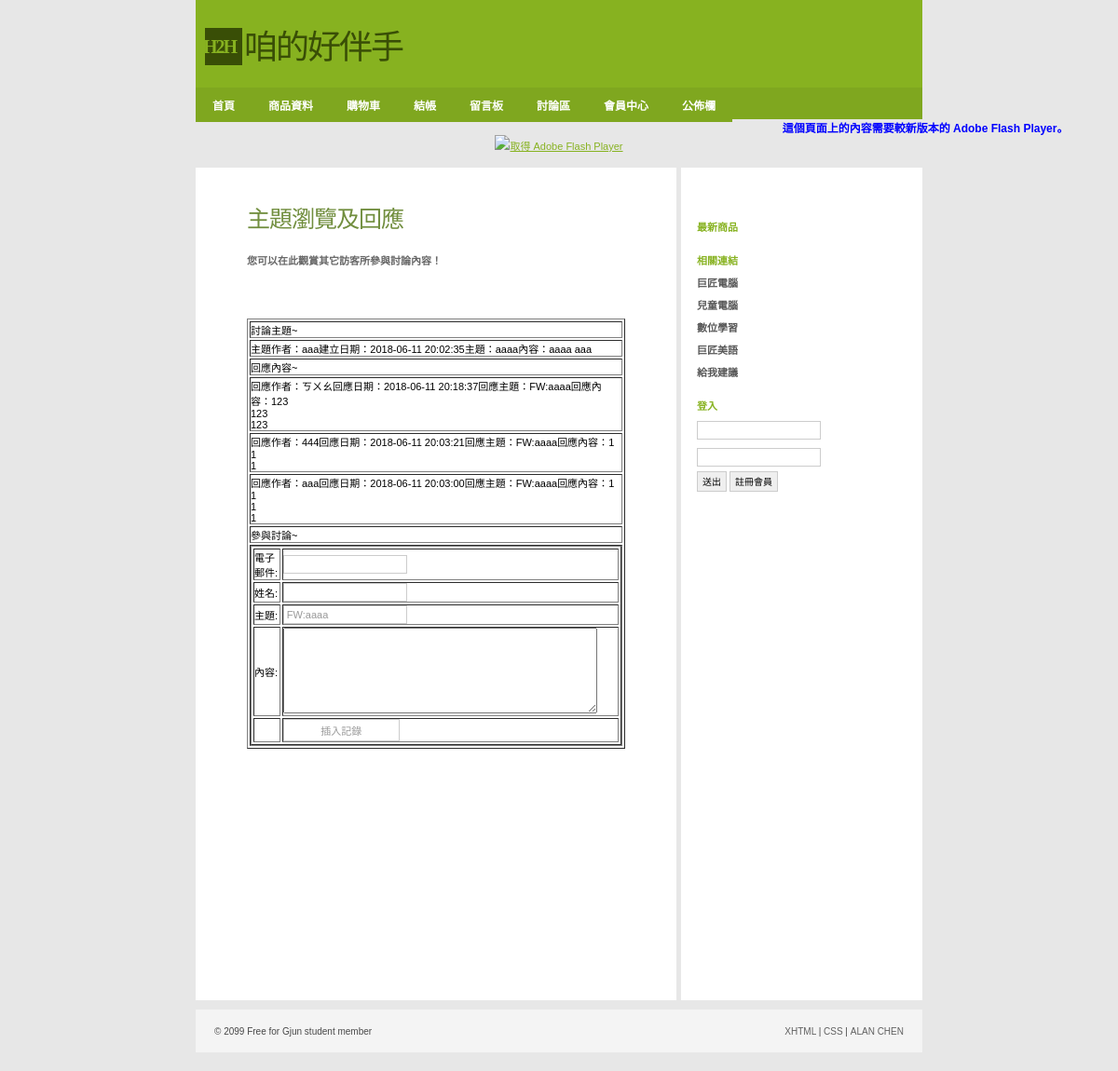
The app's page /php_incomplete/Shop/detailsView.php?titleid=7 with its own data.
### tables this page shows
CREATE TABLE `titles` (
  `titleid` int(11) NOT NULL COMMENT '討論主題編號',
  `email` varchar(100) DEFAULT NULL COMMENT '電子郵件',
  `name` varchar(50) NOT NULL COMMENT '作者姓名',
  `subject` varchar(255) NOT NULL COMMENT '討論主題',
  `memo` text NOT NULL COMMENT '討論內容',
  `createDate` datetime DEFAULT NULL COMMENT '主題討論發起日',
  `lastNewsDate` datetime DEFAULT NULL COMMENT '主題最後討論日',
  `count` int(11) DEFAULT '0' COMMENT '參與討論數量'
);

CREATE TABLE `details` (
  `titleid` int(11) NOT NULL COMMENT '討論主題編號',
  `detailsid` int(11) NOT NULL COMMENT '討論內容編號',
  `email` varchar(100) DEFAULT NULL COMMENT '電子郵件',
  `name` varchar(50) NOT NULL COMMENT '作者姓名',
  `subject` varchar(255) NOT NULL COMMENT '回應主題',
  `memo` text NOT NULL COMMENT '回應內容',
  `newsDate` datetime DEFAULT NULL COMMENT '回應內容建立日'
);

### php_incomplete/Shop/detailsView.php (the view, shortened to what this page needs)
<?php require_once('../Connections/shop.php'); ?>
<?php
if (!function_exists("GetSQLValueString")) {
function GetSQLValueString($theValue, $theType, $theDefinedValue = "", $theNotDefinedValue = "")
{
  $theValue = function_exists("mysql_real_escape_string") ? mysql_real_escape_string($theValue) : mysql_escape_string($theValue);
  switch ($theType) {
    case "long":
    case "int":
      $theValue = ($theValue != "") ? intval($theValue) : "NULL";
      break;
  }
  return $theValue;
}
}
$editFormAction = $_SERVER['PHP_SELF'];
if (isset($_SERVER['QUERY_STRING'])) {
  $editFormAction .= "?" . htmlentities($_SERVER['QUERY_STRING']);
}
$colname_RecordsetTitles = "-1";
if (isset($_GET['titleid'])) {
  $colname_RecordsetTitles = $_GET['titleid'];
}
$query_RecordsetTitles = sprintf("SELECT * FROM titles WHERE titleid = %s", GetSQLValueString($colname_RecordsetTitles, "int"));
$RecordsetTitles = mysql_query($query_RecordsetTitles, $shop) or die(mysql_error());
$row_RecordsetTitles = mysql_fetch_assoc($RecordsetTitles);
$colname_RecordsetDetails = "-1";
if (isset($_GET['titleid'])) {
  $colname_RecordsetDetails = $_GET['titleid'];
}
$query_RecordsetDetails = sprintf("SELECT * FROM details WHERE titleid = %s ORDER BY newsDate DESC", GetSQLValueString($colname_RecordsetDetails, "int"));
$RecordsetDetails = mysql_query($query_RecordsetDetails, $shop) or die(mysql_error());
$row_RecordsetDetails = mysql_fetch_assoc($RecordsetDetails);
$totalRows_RecordsetDetails = mysql_num_rows($RecordsetDetails);
?>
<!DOCTYPE html PUBLIC "-//W3C//DTD XHTML 1.0 Strict//EN"
"http://www.w3.org/TR/xhtml1/DTD/xhtml1-strict.dtd">
<html xmlns="http://www.w3.org/1999/xhtml">
<head>
<link rel="stylesheet" href="../css/styles.css" media="all" type="text/css" />
</head>
<body>
  <div id="header">
      <div class="subContainer">
            <div id="logo">
            <div id="box">H2H</div>
            <p>咱的好伴手</p>
            </div>
    </div>
</div>
<div id="navigation">
	<ul id="sddm">
        <li><a href="index.php">首頁</a></li>
        <li><a href="product.php">商品資料</a></li>
        <li><a href="cart.php">購物車</a></li>
        <li><a href="checkOut.php">結帳</a></li>
        <li><a href="guestBook.php">留言板</a></li>
        <li><a href="titleView.php">討論區</a></li>
	    <li><a href="#"
        onmouseover="mopen('m1')"
        onmouseout="mclosetime()">會員中心</a>
    	</li>
	    <li><a href="#"
        onmouseover="mopen('m2')"
        onmouseout="mclosetime()">公佈欄</a>
    	</li>
		</ul>
</div>
<object id="FlashID" classid="clsid:D27CDB6E-AE6D-11cf-96B8-444553540000" width="780" height="120">
    <object type="application/x-shockwave-flash" data="../Scripts/pic.swf" width="780" height="120">
      <div>
        <h4>這個頁面上的內容需要較新版本的 Adobe Flash Player。</h4>
        <p><a href="http://www.adobe.com/go/getflashplayer"><img src="http://www.adobe.com/images/shared/download_buttons/get_flash_player.gif" alt="取得 Adobe Flash Player" width="112" height="33" /></a></p>
      </div>
    </object>
  </object>
<div id="container">
  <div id="primaryContent">
<h2>主題瀏覽及回應</h2>
<h3>您可以在此觀賞其它訪客所參與討論內容！</h3>
    <p>&nbsp;</p>
    <p>&nbsp;</p>
  <table border="1" width=""100%>
    <tr>
      <td>討論主題~</td>
    </tr>
    <tr>
      <td>主題作者：<?php echo $row_RecordsetTitles['name']; ?>建立日期：<?php echo $row_RecordsetTitles['createDate']; ?>主題：<?php echo $row_RecordsetTitles['subject']; ?>內容：<?php echo $row_RecordsetTitles['memo']; ?></td>
    </tr>
    <tr>
      <td>回應內容~</td>
    </tr>
    <?php do { ?>
      <tr>
        <td>
        <?php if ($totalRows_RecordsetDetails > 0) {  ?>
        回應作者：<?php echo $row_RecordsetDetails['name']; ?>回應日期：<?php echo $row_RecordsetDetails['newsDate']; ?>回應主題：<?php echo $row_RecordsetDetails['subject']; ?>回應內容：<?php echo nl2br($row_RecordsetDetails['memo']); ?>
        <?php }  ?>
        <?php if ($totalRows_RecordsetDetails == 0) {  ?>
  <h5>尚無回應!!!</h5>
  <?php }  ?>        </td>
      </tr>
      <?php } while ($row_RecordsetDetails = mysql_fetch_assoc($RecordsetDetails)); ?>
    <tr>
      <td>參與討論~</td>
    </tr>
    <tr>
      <td>
        <form action="<?php echo $editFormAction; ?>" method="POST" id="form1" name="form1">
          <table border="1" width="100%">
            <tr>
              <td>電子<br />郵件:</td>
              <td><input type="text" name="email" value="" size="32" /></td>
              </tr>
            <tr>
              <td>姓名:</td>
              <td><input type="text" name="name" value="" size="32" /></td>
              </tr>
            <tr>
              <td>主題:</td>
              <td><input type="text" name="subject" value="FW:<?php echo $row_RecordsetTitles['subject']; ?>" size="32" /></td>
              </tr>
            <tr>
              <td>內容:</td>
              <td><textarea name="memo" cols="40" rows="6"></textarea></td>
              </tr>
            <tr>
              <td></td>
              <td><input type="submit" value="插入記錄" /></td>
              </tr>
            </table>
          </form>
        </td>
    </tr>
  </table>
<p>&nbsp;</p>
    <p>&nbsp;</p>
    <p>&nbsp;</p>
    <p>&nbsp;</p>
    <p>&nbsp;</p>
    <p>&nbsp;</p>
    <p>&nbsp;</p>
    <p>&nbsp;</p>
    <p>&nbsp;</p>
    <p>&nbsp;</p>
  </div>
  <div id="secondaryContent">
    <p>&nbsp;</p>
    <h3>最新商品</h3>
    <h3>相關連結</h3>
    <ul class="links">
      <li><a href="http://www.pcschool.com.tw/">巨匠電腦</a></li>
      <li><a href="http://kid.pcschool.com.tw/">兒童電腦</a></li>
      <li><a href="http://www.soeasyedu.com.tw/">數位學習</a></li>
      <li><a href="http://www.soeasyedu.com.tw/">巨匠美語</a></li>
      <li><a href="http://www.off.com.tw/weiblog">給我建議</a>
    </ul>
    <?php if(!isset($_SESSION['MM_Username'])){?>
    <h3>登入</h3>
    <form action="loginCheck.php" method="post">
      <p>
        <input value="" name="user" />
      </p>
      <p>
        <input name="password" type="password" value="" />
      </p>
        <button type="submit">送出</button>
        <button type="button" onclick="location.href='registerUser.php'">註冊會員</button>
    </form>
<?php }?>
  </div>
        <br class="clear" />
</div>
    <div id="footer">
        <ul>
            <li id="copyright">&copy; 2099 Free for Gjun student member</li>
            <li id="links">
                <ul>
                    <li><a href="#">XHTML</a> |</li>
                    <li><a href="#">CSS</a> |</li>
                    <li><a href="http://gjun.tw">ALAN CHEN</a></li>
                </ul>
            </li>
        </ul>
    </div>
</body>
</html>

### php_incomplete/css/styles.css (style rules this page uses)
* { margin:0; padding:0; font-family:Verdana, Arial, Helvetica, sans-serif; }
body, html { margin:0; padding:0; background:#e7e7e7; text-align:center; margin-bottom:10px; }
h2 { font-family:'Georgia'; font-size:25px; letter-spacing:-1px; margin-top:15px; margin-bottom:20px; font-weight:normal; color:#718e3e; }
h3 { font-size:11px; font-weight:bold; color:#666; margin:5px 0; }
h4 { font-size:12px; color:#00F; }
p { color:#043f4a; font-size:11px; line-height:25px; }
a { color:#87B220; text-decoration:underline; }
#container { width:780px; margin:10px auto; padding:0; background:#fff; text-align:left; }
#logo { margin:0; padding:0px; }
#logo #box { float:left; clear:none; height:40px; width:40px; margin:0 0 0 10px; padding:0px; background:#394E06; color:#87B220; font-family:Georgia, "Times New Roman", Times, serif; font-weight:bold; font-size:20px; line-height:40px; letter-spacing:-2px; text-indent:-2px; }
#logo p { float:left; clear:none; height:40px; width:260px; margin:0; padding:0; color:#394E06; font-family:Georgia, "Times New Roman", Times, serif; font-weight:normal; font-size:36px; text-indent:2px; line-height:43px; letter-spacing:-2px; font-style: normal; }
.subContainer, #navigation ul { width:780px; margin:0 auto; }
#header { text-align:left; margin:0 auto; padding:30px 0 0 0px; height:64px; background:#87b220; width: 780px; }
#navigation { margin:0 auto; padding:0; background:#7fa71f; height:34px; width: 780px; list-style:none; }
#navigation li { float:left; clear:none; list-style:none; }
#navigation li a { color:#fff; display:block; font-size:12px; text-decoration:none; font-weight:bold; padding:10px 18px; }
input { background-color: #FFF; color: #999999; border: 1px solid #CCC; font-size: 11px; padding: 3px; width:125px; }
button { background-color:#EFEFEF; line-height:13px; color: #000; border: 1px solid #CCC; font-size: 10px; height:22px; margin: 0; padding: 0 5px; }
form p { padding:2px 0; }
img { border:0; }
#primaryContent { width:406px; padding:20px 55px; border-right:5px solid #e7e7e7; font-size:11px; float:left; clear:none; }
#secondaryContent { width:228px; padding:10px 14px; font-size:11px; float:right; clear:none; }
#secondaryContent h3 { color:#87b220; margin-top:20px; }
#secondaryContent ul { list-style:none; }
#secondaryContent li { list-style:none; padding-left:20px; margin:8px 0; background:url('../images/tiny_bullet.png') left bottom no-repeat; }
#secondaryContent li a { color:#575757; font-weight:bold; text-decoration:none; }
#secondaryContent .links li { padding-left:0px; margin:8px 0; background:none; }
#footer { margin:0 auto; margin-bottom:10px; height:10px; padding:18px 20px; clear:both; width:740px; text-align:left; font-size:10px; color:#484848; background:#f4f4f4; }
#footer ul { list-style:none; }
#footer li { list-style:none; display:inline; }
#footer #copyright { float:left; clear:none; }
#footer #links { float:right; clear:none; }
#footer a { color:#606060; text-decoration:none; }
#sddm { margin:0 auto; padding:0; background:#7fa71f; height:34px; width: 780px; list-style:none; }
#sddm li { float:left; clear:none; list-style:none; }
#sddm li a { color:#fff; background:#7fa71f; display:block; font-size:12px; text-decoration:none; font-weight:bold; padding:10px 18px; }
#sddm a { background:url('../images/nav_bg.gif'); }

### records on screen
titles: name "aaa", createDate "2018-06-11 20:02:35", subject "aaaa", memo "aaaa aaa", subject "FW:aaaa"
details: name "ㄎㄨㄠ", newsDate "2018-06-11 20:18:37", subject "FW:aaaa", memo "123 123 123"
details: name "444", newsDate "2018-06-11 20:03:21", subject "FW:aaaa", memo "1 1 1"
details: name "aaa", newsDate "2018-06-11 20:03:00", subject "FW:aaaa", memo "1 1 1 1"
